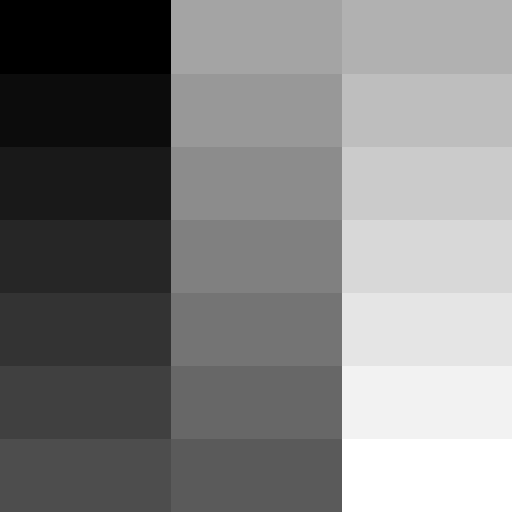
#> input picture Dataset/gray21.512.tiff, 512 x 512 px, found by its file name
$ python 01-thresholding.py
#> lines starting #> are read from the running program, lines starting #| are printed output that depends on the picture; after the words box and inside, x2 and y2 are one past the last pixel; in counts of white or black regions, pixels touching at a corner belong together
import cv2
import matplotlib.pyplot as plt

def main():

    path = "E:\RkD_Projects\Python-OpenCV3\Dataset\\"

    imgpath1 =  path + "gray21.512.tiff"

#    imgpath1 =  path + "4.2.07.tiff"

    img = cv2.imread(imgpath1, 1)
#> img is the input picture: shape (512, 512, 3); min 0, max 255, mean 127

#    img = cv2.cvtColor(img, cv2.COLOR_BGR2RGB)

    th = 127
    max_val = 255

    ret, o1 = cv2.threshold(img, th, max_val, cv2.THRESH_BINARY)
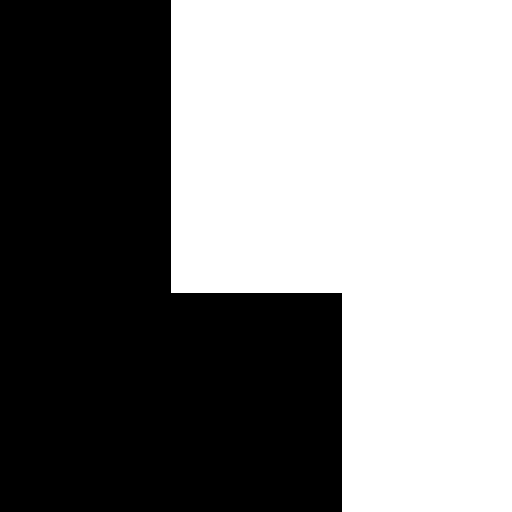
#> o1: shape (512, 512, 3); 52.3% white; 1 black region, box (x1, y1, x2, y2) and area: (0, 0, 342, 512) 125001
#> ret = 127
    ret, o2 = cv2.threshold(img, th, max_val, cv2.THRESH_BINARY_INV)
    ret, o3 = cv2.threshold(img, th, max_val, cv2.THRESH_TOZERO)
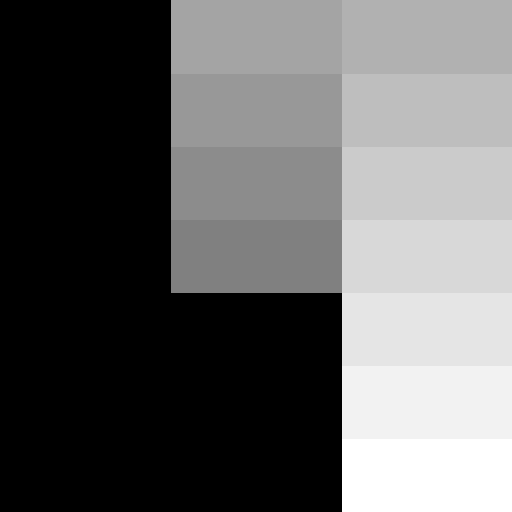
#> o3: shape (512, 512, 3); min 0, max 255, mean 99.6
    ret, o4 = cv2.threshold(img, th, max_val, cv2.THRESH_TOZERO_INV)
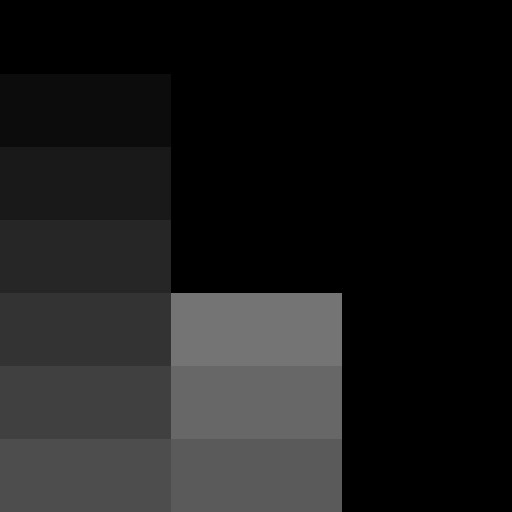
#> o4: shape (512, 512, 3); min 0, max 116, mean 27.4
    ret, o5 = cv2.threshold(img, th, max_val, cv2.THRESH_TRUNC)
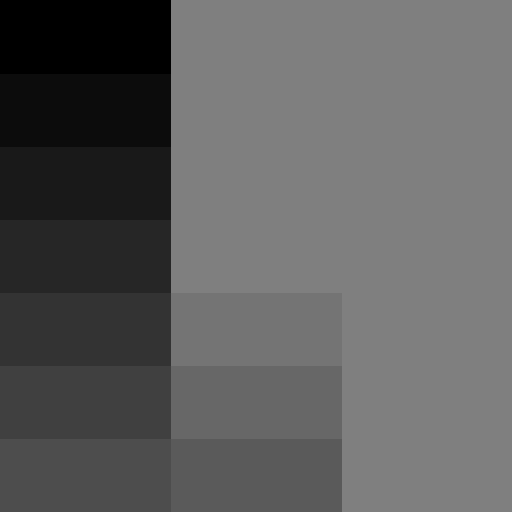
#> o5: shape (512, 512, 3); min 0, max 127, mean 93.9

    output = [img, o1, o2, o3, o4, o5]

    titles = ['Original', 'Binary', 'Binary Inv',
              'Zero', 'Zero Inv', 'Trunc']

    for i in range(6):
        plt.subplot(2, 3, i+1)
        plt.imshow(output[i])
        plt.title(titles[i])
        plt.xticks([])
        plt.yticks([])

    plt.show()

if __name__ == "__main__":
    main()

$ run again, with Dataset/4.2.07.tiff copied over Dataset/gray21.512.tiff
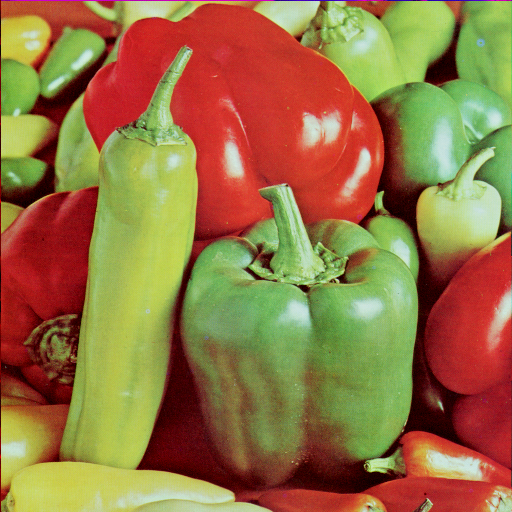
#> input picture Dataset/4.2.07.tiff, 512 x 512 px, found by its file name
#> in main, img is the input picture: shape (512, 512, 3); mean B, G, R 66.5, 115.6, 149.8
#> in main, `ret, o1 = cv2.threshold(img, th, max_val, cv2.THRESH_BINARY)`:
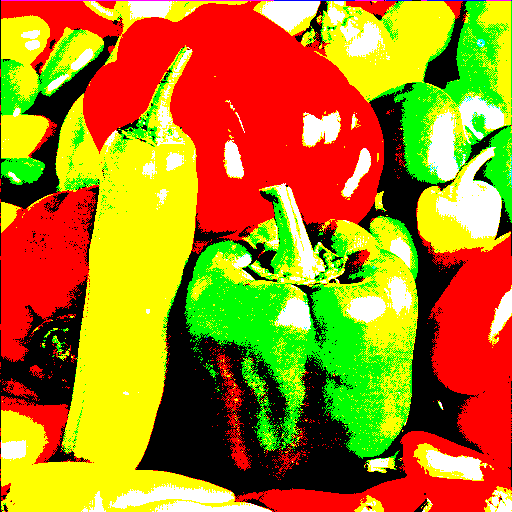
#> o1: shape (512, 512, 3); mean B, G, R 22, 128.3, 173
#> ret = 127
#> in main, `ret, o5 = cv2.threshold(img, th, max_val, cv2.THRESH_TRUNC)`:
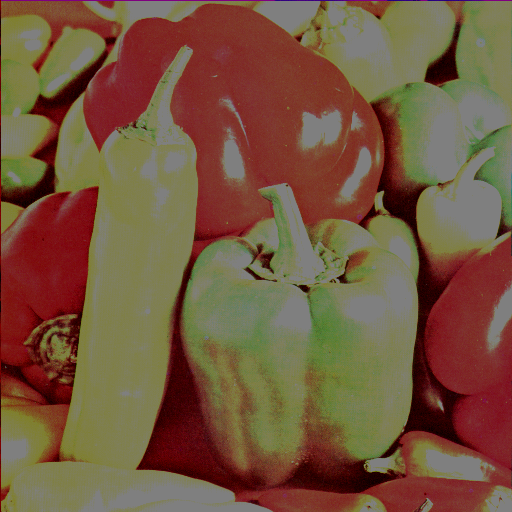
#> o5: shape (512, 512, 3); mean B, G, R 62.8, 86.8, 117.2
